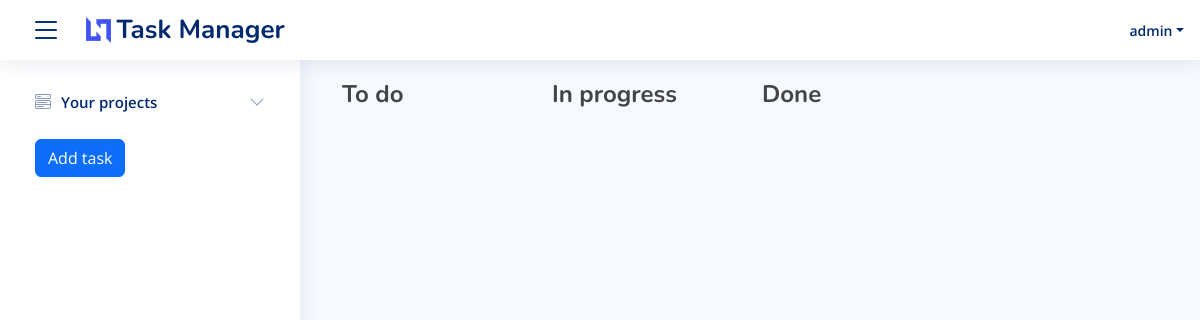
The app's page /tasks/tasksList/4/ (signed in), older data.
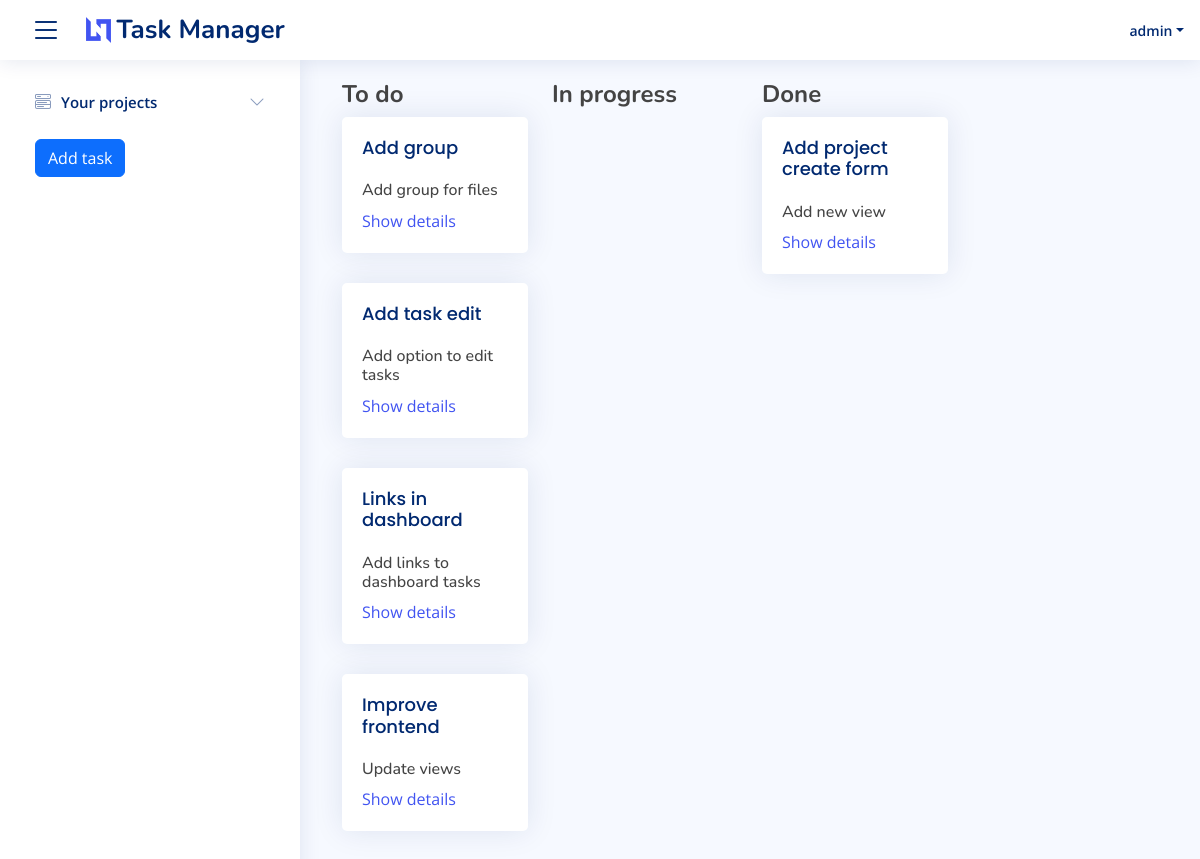
The same page, newer data.
### tasks/models.py (models this page shows, shortened)
class Task(models.Model):
    name = models.CharField(max_length=100)
    shortDescription = models.CharField(max_length=100)
    longDescription = models.CharField(max_length=500)
    category = models.CharField(max_length=50)
    stateOptions = models.TextChoices('state', 'toDo inProgress done')
    state = models.CharField(blank=True, max_length=10, choices=stateOptions.choices)
    priority = models.IntegerField()
    createdBy = models.ForeignKey(
        settings.AUTH_USER_MODEL,
        on_delete=models.CASCADE,
        default=1
    )
    filePath = models.CharField(max_length=500, default='')
    projectName = models.ForeignKey(Project, on_delete=models.CASCADE)

### tasks/views/views.py (the view)
# urls.py: path('tasksList/<int:projectId>/', views.tasksKanban, name='tasksKanban'),
@login_required
def tasksKanban(request, projectId):
    currentUser = request.user
    projects = Project.objects.filter(createdBy=request.user)
    toDoTasks = Task.objects.filter(state="toDo", createdBy=currentUser, projectName=projectId).order_by("-priority")
    inProgressTasks = Task.objects.filter(state="inProgress", createdBy=currentUser, projectName=projectId).order_by("-priority")
    doneTasks = Task.objects.filter(state="done", createdBy=currentUser, projectName=projectId).order_by("-priority")
    return render(request, 'tasks.html', {'toDoTasks': toDoTasks, 'inProgressTasks': inProgressTasks, 'doneTasks': doneTasks, 'projectId': projectId, 'projects' : projects})

### templates/tasks.html (shortened to what this page needs)
{% extends 'base.html' %}
{% block sidebar %}
  <li class="nav-item">
    <a href="{% url 'addTask' projectId %}" class="nav-link collapsed">
      <button type="button" class="btn btn-primary">
        Add task
      </button>
    </a>
  </li>
{% endblock %}
{% block content %}
<div class="container-fluid">
    <div class="row">
      <div class="col-sm-3">
        <h4>
          <b>
            To do
          </b>
        </h4>
        {% for task in toDoTasks %}
        <div class="card info-card">
          <div class="card-body">
            <h5 class="card-title">{{ task.name }}</span></h5>
                <h6>{{ task.shortDescription }}</h6>
                <a href="{% url 'taskDetail' projectId task.id %}">
                  Show details
                </a>
          </div>
        </div>
        {% endfor %}
      </div>
        <div class="col-sm-3">
          <h4>
            <b>
              In progress
            </b>
          </h4>
        </div>
        <div class="col-sm-3">
          <h4>
            <b>
              Done
            </b>
          </h4>
          {% for task in doneTasks %}
          <div class="card info-card">
            <div class="card-body">
              <h5 class="card-title">{{ task.name }}</span></h5>
                  <h6>{{ task.shortDescription }}</h6>
                  <a href="{% url 'taskDetail' projectId task.id %}">
                    Show details
                  </a>
            </div>
          </div>
          {% endfor %}
        </div>
      </div>
    </div>
{% endblock %}

### templates/base.html (shortened to what this page needs)
<!DOCTYPE html>
<html lang="en">
<head>
  {% load static %}
  <link href="{% static '/vendor/bootstrap/css/bootstrap.min.css' %}" rel="stylesheet">
  <link href="{% static '/vendor/bootstrap-icons/bootstrap-icons.css' %}" rel="stylesheet">
  <link href="{% static '/vendor/boxicons/css/boxicons.min.css' %}" rel="stylesheet">
  <link href="{% static '/vendor/quill/quill.snow.css' %}" rel="stylesheet">
  <link href="{% static '/vendor/quill/quill.bubble.css' %}" rel="stylesheet">
  <link href="{% static '/vendor/remixicon/remixicon.css' %}" rel="stylesheet">
  <link href="{% static '/vendor/simple-datatables/style.css' %}" rel="stylesheet">
  <link href="{% static '/css/style.css' %}" rel="stylesheet">
</head>
<body>
  <header id="header" class="header fixed-top d-flex align-items-center">
    <div class="d-flex align-items-center justify-content-between">
      {% if user.is_authenticated %}
        <i class="bi bi-list toggle-sidebar-btn me-4"></i>
      {% endif %}
      <a href="{% url 'index' %}" class="logo d-flex align-items-center">
        <img src="{% static 'img/logo.png' %}" alt="">
        <span class="d-none d-lg-block">Task Manager</span>
      </a>
    </div>
    <nav class="header-nav ms-auto">
      <ul class="d-flex align-items-center">
        <li class="nav-item dropdown pe-3">
          {% if user.is_authenticated %}
          <a class="nav-link nav-profile d-flex align-items-center pe-0" href="#" data-bs-toggle="dropdown">
            <span class="d-none d-md-block dropdown-toggle ps-2">{{ user }}</span>
          </a>
          {% endif %}
        </li>
      </ul>
    </nav>
  </header>
  {% if user.is_authenticated %}
  <aside id="sidebar" class="sidebar">
    <ul class="sidebar-nav" id="sidebar-nav">
      <li class="nav-item">
        <a class="nav-link collapsed" data-bs-target="#components-nav" data-bs-toggle="collapse" href="#">
          <i class="bi bi-menu-button-wide"></i><span>Your projects</span><i class="bi bi-chevron-down ms-auto"></i>
        </a>
      </li>
      {% block sidebar %}
      {% endblock %}
    </ul>
  </aside>
  {% endif %}
  <main id="main" class="main">
    {% block content %}
    {% endblock %}
  </main>
</body>
</html>

### static/css/style.css (style rules this page uses)
:root { scroll-behavior: smooth; }
body { font-family: "Open Sans", sans-serif; background: #f6f9ff; color: #444444; }
a { color: #4154f1; text-decoration: none; }
h1, h2, h3, h4, h5, h6 { font-family: "Nunito", sans-serif; }
#main { margin-top: 60px; padding: 20px 30px; transition: all 0.3s; }
.card { margin-bottom: 30px; border: none; border-radius: 5px; box-shadow: 0px 0 30px rgba(1, 41, 112, 0.1); }
.card-title { padding: 20px 0 15px 0; font-size: 18px; font-weight: 500; color: #012970; font-family: "Poppins", sans-serif; }
.card-body { padding: 0 20px 20px 20px; }
.logo { line-height: 1; }
@media (min-width: 1200px) { .logo { width: 280px; } }
.logo img { max-height: 26px; margin-right: 6px; }
.logo span { font-size: 26px; font-weight: 700; color: #012970; font-family: "Nunito", sans-serif; }
.header { transition: all 0.5s; z-index: 997; height: 60px; box-shadow: 0px 2px 20px rgba(1, 41, 112, 0.1); background-color: #fff; padding-left: 20px; }
.header .toggle-sidebar-btn { font-size: 32px; padding-left: 10px; cursor: pointer; color: #012970; }
.header-nav ul { list-style: none; }
.header-nav>ul { margin: 0; padding: 0; }
.header-nav .nav-profile { color: #012970; }
.header-nav .nav-profile span { font-size: 14px; font-weight: 600; }
.sidebar { position: fixed; top: 60px; left: 0; bottom: 0; width: 300px; z-index: 996; transition: all 0.3s; padding: 20px; overflow-y: auto; scrollbar-width: thin; scrollbar-color: #aab7cf transparent; box-shadow: 0px 0px 20px rgba(1, 41, 112, 0.1); background-color: #fff; }
@media (min-width: 1200px) { #main, #footer { margin-left: 300px; } }
.sidebar-nav { padding: 0; margin: 0; list-style: none; }
.sidebar-nav li { padding: 0; margin: 0; list-style: none; }
.sidebar-nav .nav-item { margin-bottom: 5px; }
.sidebar-nav .nav-link { display: flex; align-items: center; font-size: 15px; font-weight: 600; color: #4154f1; transition: 0.3; background: #f6f9ff; padding: 10px 15px; border-radius: 4px; }
.sidebar-nav .nav-link i { font-size: 16px; margin-right: 10px; color: #4154f1; }
.sidebar-nav .nav-link.collapsed { color: #012970; background: #fff; }
.sidebar-nav .nav-link.collapsed i { color: #899bbd; }
.sidebar-nav .nav-link .bi-chevron-down { margin-right: 0; transition: transform 0.2s ease-in-out; }

Row changes from the older to the newer data that the page shows:
added Task: name "Add group", shortDescription "Add group for files", shown under "To do"
added Task: name "Add task edit", shortDescription "Add option to edit tasks", shown under "To do"
added Task: name "Links in dashboard", shortDescription "Add links to dashboard tasks", shown under "To do"
added Task: name "Improve frontend", shortDescription "Update views", shown under "To do"
added Task: name "Add project create form", shortDescription "Add new view", shown under "Done"
